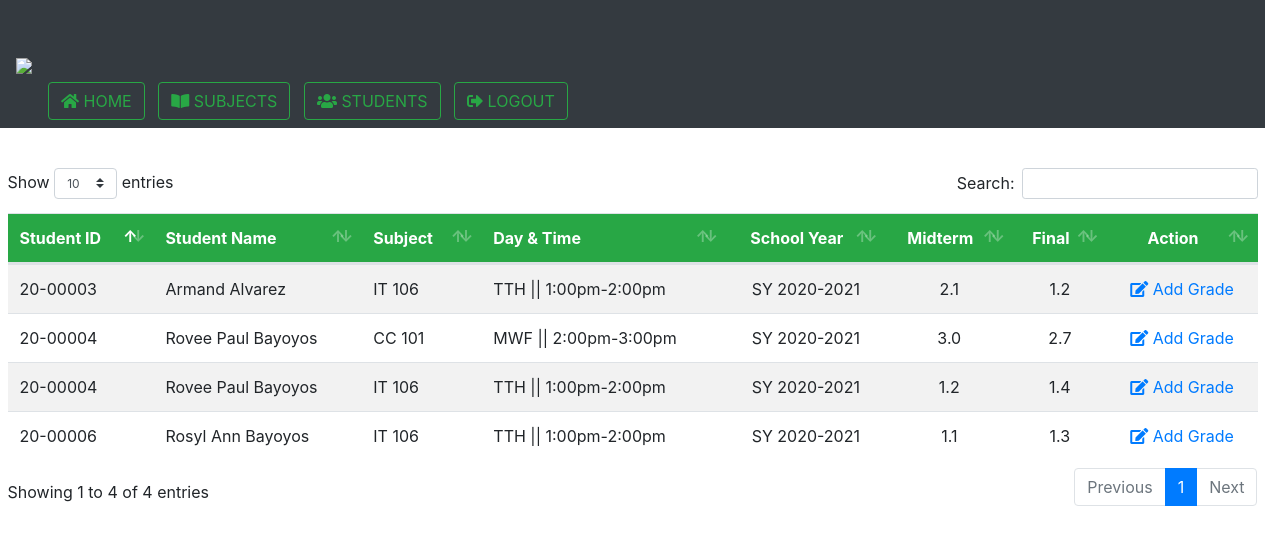
/pages/teacher/Student_List.php (signed in), run on the app's committed database.
### tables this page shows
CREATE TABLE `tblstudent` (
  `id` int(11) NOT NULL,
  `std_no_id` varchar(15) NOT NULL,
  `std_fn` varchar(50) NOT NULL,
  `std_ln` varchar(50) NOT NULL,
  `std_course` varchar(20) NOT NULL,
  `std_dept` varchar(50) NOT NULL,
  `std_pass` varchar(50) NOT NULL,
  `std_stat` int(11) NOT NULL
);

CREATE TABLE `tblsubject` (
  `subj_id` int(20) NOT NULL,
  `subj_code` varchar(20) NOT NULL,
  `subj_desc` varchar(50) NOT NULL,
  `subj_time` varchar(20) NOT NULL,
  `subj_day` varchar(20) NOT NULL,
  `subj_sem` varchar(20) NOT NULL,
  `subj_sy` varchar(20) NOT NULL,
  `status` int(11) NOT NULL
);

CREATE TABLE `tblgrade` (
  `id` int(11) NOT NULL,
  `subj_id` int(11) NOT NULL,
  `student_id` int(11) NOT NULL,
  `midterm` varchar(20) DEFAULT NULL,
  `final` varchar(20) DEFAULT NULL,
  `sy` varchar(20) NOT NULL,
  `status` int(11) NOT NULL
);

### pages/teacher/Student_List.php (the view, shortened to what this page needs)
<?php include '../../includes/Teacher_Header.php'?>
<div class="container">
  <div class="row" style="margin-left: -100px; margin-right: -100px">
    <div class="col-lg-12">
      <div class="container-fluid mb-3 mt-3" >
        <table class="table table-striped mydatatable" style="width: 100%">
          <thead class="thead" style="background-color: green;">
            <tr class="btn-success">
              <th>Student ID</th>
              <th>Student Name</th>
              <th>Subject</th>
              <th>Day & Time</th>
              <th><center>School Year</center></th>
              <th><center>Midterm</center></th>
              <th><center>Final</center></th>
              <th><center>Action</center></th>
            </tr>
          </thead>
          <tbody id="grade-list-body">
          <?php
              $get_subject = mysqli_query($con,  "SELECT tblsubject.subj_id, tblsubject.subj_code, tblsubject.subj_day, tblsubject.subj_time, tblsubject.subj_sy, tblassign.subj_id FROM tblsubject, tblassign WHERE tblsubject.subj_id = tblassign.subj_id AND tblassign.teacher_id = '$id'");
              while ($row = mysqli_fetch_array($get_subject))
              {
                $subject = $row['subj_id'];
                $get_assign = mysqli_query($con, "SELECT tblstudent.std_no_id, CONCAT(tblstudent.std_fn, ' ', tblstudent.std_ln) as 'student-name', tblenrolled.id, tblenrolled.subj_id, tblgrade.id as 'grade-id', tblgrade.student_id, tblgrade.midterm, tblgrade.final FROM tblstudent, tblgrade, tblenrolled WHERE tblgrade.id = tblenrolled.id AND tblstudent.id = tblenrolled.student_id AND tblenrolled.subj_id = '$subject'");
                while($row2 = mysqli_fetch_array($get_assign))
                {
                  if($row2['midterm'] == null)
                  {
                    $midterm = '-';
                  }else{
                    $midterm = $row2['midterm'];
                  }
                  if($row2['final'] == null)
                  {
                    $final = '-';
                  }else{
                    $final = $row2['final'];
                  }
                  echo
                    '<tr>
                      <td>'.$row2['std_no_id'].'</td>
                      <td>'.$row2['student-name'].'</td>
                      <td>'.$row['subj_code'].'</td>
                      <td>'.$row['subj_day'].' || '.$row['subj_time'].'</td>
                      <td><center>'.$row['subj_sy'].'</center></td>
                      <td><center>'.$midterm.'</center></td>
                      <td><center>'.$final.'</center></td>
                      <td><center><a class="add_grade" href="#" value="'.$row2['grade-id'].'"><i class="fas fa-edit edit"></i> Add Grade</a></center></td>
                    </tr>';
                }
              }
          ?>
          </tbody>
        </table>
      </div>
    </div>
  </div>
</div>
<?php include '../../includes/Teacher_Footer.php'?>

### data on the page
tblstudent: std_no "20-00004", student "Rovee Paul Bayoyos", tblgrade.midterm "3.0", tblgrade.final "2.7", tblgrade.midterm "1.2", tblgrade.final "1.4"
tblsubject: subj_code "CC 101", subj_day "MWF", subj_time "2:00pm-3:00pm", subj_sy "SY 2020-2021"
tblstudent: std_no "20-00003", student "Armand Alvarez", tblgrade.midterm "2.1", tblgrade.final "1.2"
tblsubject: subj_code "IT 106", subj_day "TTH", subj_time "1:00pm-2:00pm", subj_sy "SY 2020-2021"
tblstudent: std_no "20-00006", student "Rosyl Ann Bayoyos", tblgrade.midterm "1.1", tblgrade.final "1.3"
